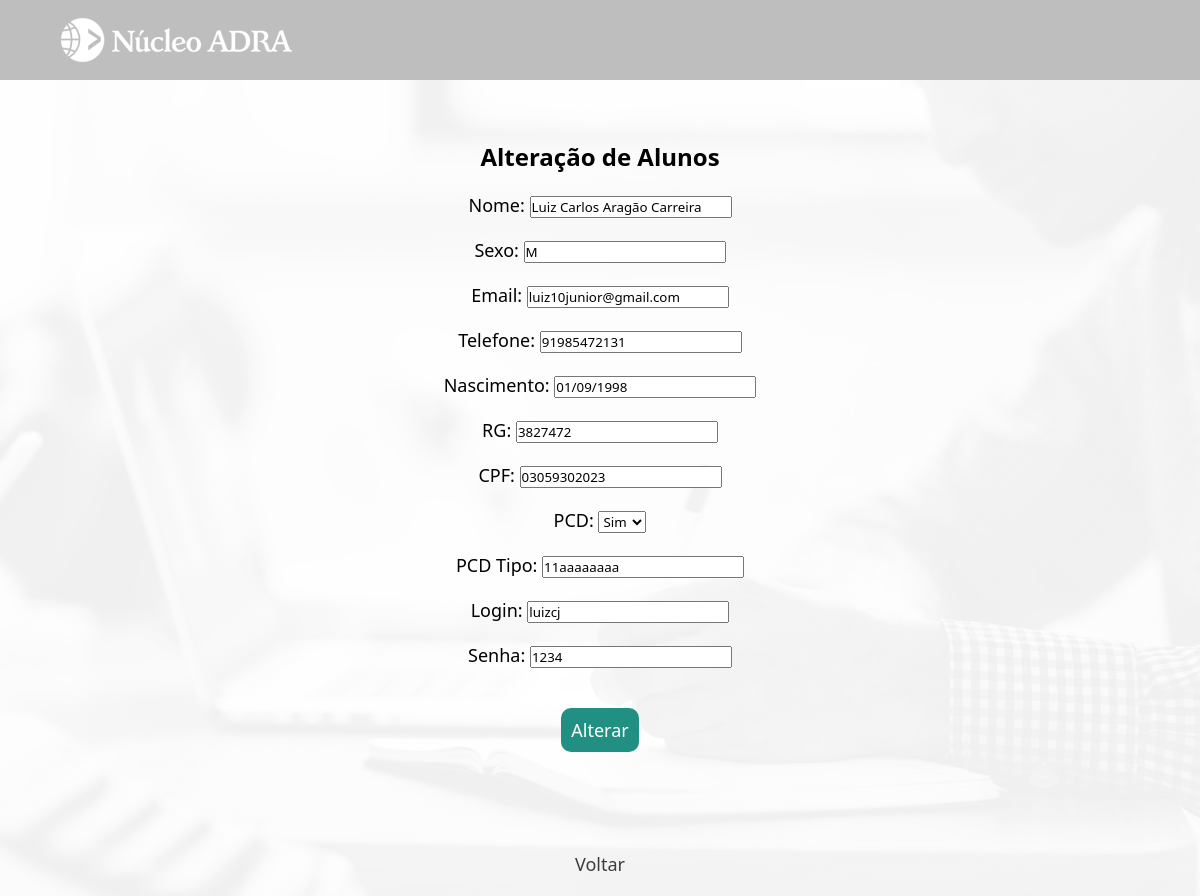
The page /institucional/aluno/update.php?id=6 on the database as committed earlier.
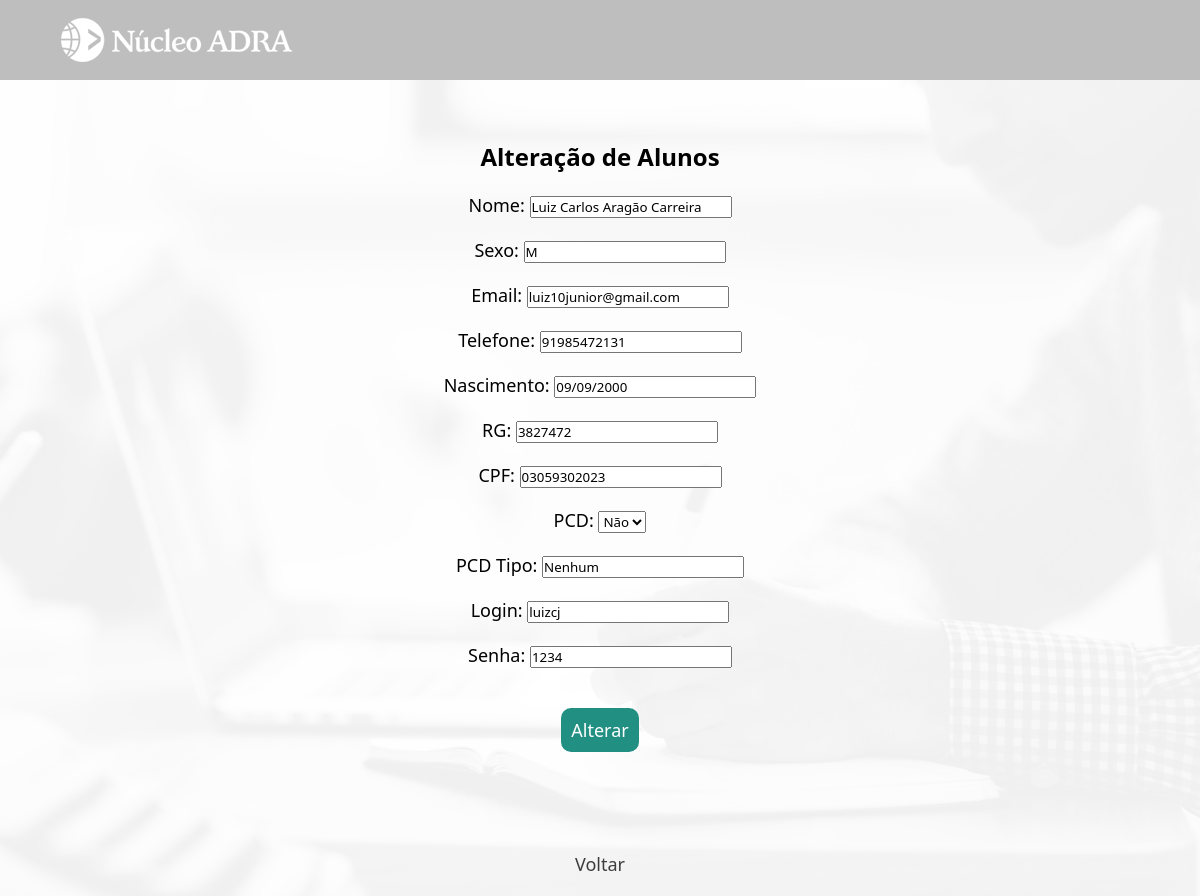
The same page on the database as committed later.
### tables this page shows
CREATE TABLE IF NOT EXISTS `aluno` (
  `id` int UNSIGNED NOT NULL AUTO_INCREMENT,
  `nome_completo` varchar(80) DEFAULT NULL,
  `nome` varchar(45) DEFAULT NULL,
  `sobrenome` varchar(45) DEFAULT NULL,
  `sexo` enum('F','M') DEFAULT NULL,
  `email` varchar(100) DEFAULT NULL,
  `nascimento` date DEFAULT NULL,
  `idade` int NOT NULL,
  `rg` char(12) DEFAULT NULL,
  `cpf` char(14) DEFAULT NULL,
  `pcd` tinyint DEFAULT NULL,
  `pcd_desc` varchar(255) DEFAULT NULL,
  `login` varchar(20) DEFAULT NULL,
  `senha` varchar(255) DEFAULT NULL,
  `telefone` varchar(15) DEFAULT NULL,
  `endereco_id` int UNSIGNED DEFAULT NULL,
  `imagem` text,
  PRIMARY KEY (`id`),
  UNIQUE KEY `cpf_UNIQUE` (`cpf`),
  UNIQUE KEY `rg_UNIQUE` (`rg`),
  UNIQUE KEY `email_UNIQUE` (`email`),
  UNIQUE KEY `login_UNIQUE` (`login`),
  KEY `fk_aluno_endereco1_idx` (`endereco_id`)
);

### institucional/aluno/update.php (the view, shortened to what this page needs)
<?php
        require_once "../../util/config.php";
        $idAluno = $_GET['i'];
        if($_GET['id']){
            $id = $_GET['id'];
            $sql = "SELECT * FROM aluno WHERE id = ?";
            $stmt = mysqli_prepare($link, $sql);
            mysqli_stmt_bind_param($stmt, "i", $id);
            mysqli_stmt_execute($stmt);
            $result = mysqli_stmt_get_result($stmt);
            $row = mysqli_fetch_array($result);
        }
    ?>
    <!DOCTYPE html>
    <html lang="pt-br">
    <head>
        <link rel="stylesheet" href="../../css/mural.css">
    </head>
    <body>
<header>
    <main>
        <div class="cabecalho-conteudo">
        <a href="../administrador.php?i=<?php echo $idAluno; ?>">
            <div id="logo" class="opcoes-nav">
                <img src="../../imagens/nucleo-adra-branco-232x48.png" alt="logo-adra">
            </div>
            </a>
            <a href="../usuario.php?i=<?php echo $idAluno; ?>">
                <div id="perfil" class="opcoes-nav">
                </div>
                </a>
        </div>
    </main>
</header>
<div class="container-admin">
    <h2>Alteração de Alunos</h2>
    <form method="post" action="update.php?i=<?php echo $idAluno; ?>&id=<?php echo $id ?>">
        <p>Nome: <input type="text" name="nome_completo" value="<?php echo $row['nome_completo'] ?>"></p>
        <p>Sexo: <input type="text" name="sexo" value="<?php echo $row['sexo'] ?>"></p>
        <p>Email: <input type="text" name="email" value="<?php echo $row['email'] ?>"></p>
        <p>Telefone: <input type="text" name="telefone" value="<?php echo $row['telefone'] ?>"></p>
        <p>Nascimento: <input type="text" name="nascimento" value="<?php echo(date("d/m/Y", strtotime($row['nascimento']))) ?>"></p>
        <p>RG: <input type="text" name="rg" value="<?php echo $row['rg'] ?>"></p>
        <p>CPF: <input type="text" name="cpf" value="<?php echo $row['cpf'] ?>"></p>
        <p>PCD: <select name="pcd">
                    <?php
                                        if($row['pcd'] == 1){
                                            $pcdValor = 1;
                                            $pcdString = 'Sim';
                                        } else{
                                            $pcdValor = 0;
                                            $pcdString = 'Não';
                                        }
                    ?>
                    <option value="<?php echo $pcdValor; ?>"><?php echo $pcdString; ?></option>
                </select></p>
        <p>PCD Tipo: <input type="text" name="pcd_desc" value="<?php echo $row['pcd_desc'] ?>"></p>
        <p>Login: <input type="text" name="login" value="<?php echo $row['login'] ?>"></p>
        <p>Senha: <input type="text" name="senha" value="<?php echo $row['senha'] ?>"></p>
        <p><input type="submit" class="botao_funcionario" value="Alterar"></p>
    </form>
</div>
<div class="voltar">
    <p><a href='index.php?i=<?php echo $idAluno; ?>'>Voltar</a></p>
</div>
    </body>
    </html>

Rows that differ between the two databases and show on the page:
changed aluno "Luiz Carlos Aragão Carreira": nascimento "01/09/1998" → "09/09/2000"; pcd "Sim" → "Não"; pcd_desc "11aaaaaaaa" → "Nenhum"
